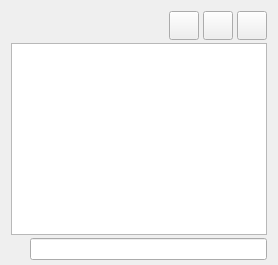
     <widget class="QWidget" name="tab_console">
      <attribute name="title">
       <string>&amp;Console</string>
      </attribute>
      <layout class="QVBoxLayout" name="verticalLayout_3">
       <property name="spacing">
        <number>3</number>
       </property>
       <property name="bottomMargin">
        <number>5</number>
       </property>
       <item>
        <layout class="QHBoxLayout" name="horizontalLayout">
         <property name="spacing">
          <number>4</number>
         </property>
         <item>
          <spacer name="horizontalSpacer">
           <property name="orientation">
            <enum>Qt::Horizontal</enum>
           </property>
           <property name="sizeHint" stdset="0">
            <size>
             <width>40</width>
             <height>20</height>
            </size>
           </property>
          </spacer>
         </item>
         <item>
          <widget class="QToolButton" name="fontSmallerButton">
           <property name="toolTip">
            <string>Decrease font size</string>
           </property>
           <property name="text">
            <string/>
           </property>
           <property name="icon">
            <iconset resource="../soteria.qrc">
             <normaloff>:/icons/fontsmaller</normaloff>:/icons/fontsmaller</iconset>
           </property>
           <property name="iconSize">
            <size>
             <width>22</width>
             <height>22</height>
            </size>
           </property>
          </widget>
         </item>
         <item>
          <widget class="QToolButton" name="fontBiggerButton">
           <property name="toolTip">
            <string>Increase font size</string>
           </property>
           <property name="text">
            <string/>
           </property>
           <property name="icon">
            <iconset resource="../soteria.qrc">
             <normaloff>:/icons/fontbigger</normaloff>:/icons/fontbigger</iconset>
           </property>
           <property name="iconSize">
            <size>
             <width>22</width>
             <height>22</height>
            </size>
           </property>
          </widget>
         </item>
         <item>
          <widget class="QToolButton" name="clearButton">
           <property name="toolTip">
            <string>Clear console</string>
           </property>
           <property name="layoutDirection">
            <enum>Qt::LeftToRight</enum>
           </property>
           <property name="text">
            <string/>
           </property>
           <property name="icon">
            <iconset resource="../soteria.qrc">
             <normaloff>:/icons/remove</normaloff>:/icons/remove</iconset>
           </property>
           <property name="iconSize">
            <size>
             <width>22</width>
             <height>22</height>
            </size>
           </property>
           <property name="shortcut">
            <string notr="true">Ctrl+L</string>
           </property>
          </widget>
         </item>
        </layout>
       </item>
       <item>
        <widget class="QTextEdit" name="messagesWidget">
         <property name="minimumSize">
          <size>
           <width>0</width>
           <height>100</height>
          </size>
         </property>
         <property name="readOnly">
          <bool>true</bool>
         </property>
         <property name="tabKeyNavigation" stdset="0">
          <bool>false</bool>
         </property>
         <property name="columnCount" stdset="0">
          <number>2</number>
         </property>
        </widget>
       </item>
       <item>
        <layout class="QHBoxLayout" name="horizontalLayoutPrompt">
         <property name="spacing">
          <number>3</number>
         </property>
         <item>
          <widget class="QPushButton" name="promptIcon">
           <property name="enabled">
            <bool>false</bool>
           </property>
           <property name="maximumSize">
            <size>
             <width>16</width>
             <height>24</height>
            </size>
           </property>
           <property name="text">
            <string/>
           </property>
           <property name="icon">
            <iconset resource="../soteria.qrc">
             <normaloff>:/icons/prompticon</normaloff>
             <disabledoff>:/icons/prompticon</disabledoff>:/icons/prompticon</iconset>
           </property>
           <property name="iconSize">
            <size>
             <width>14</width>
             <height>14</height>
            </size>
           </property>
           <property name="autoDefault">
            <bool>false</bool>
           </property>
           <property name="flat">
            <bool>true</bool>
           </property>
          </widget>
         </item>
         <item>
          <widget class="QLineEdit" name="lineEdit">
           <property name="placeholderText">
            <string/>
           </property>
          </widget>
         </item>
        </layout>
       </item>
      </layout>
     </widget>
